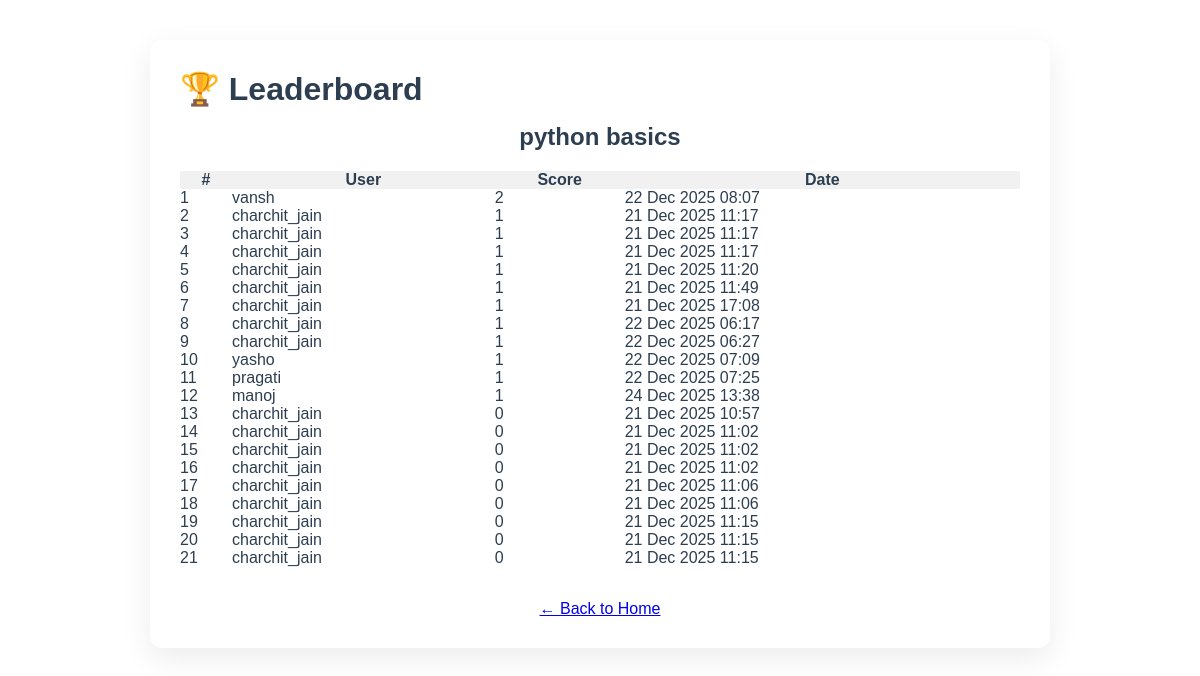
/leaderboard/1/, run on the app's committed database.
### quiz/models.py (models this page shows, shortened)
class Quiz(models.Model):
    title = models.CharField(max_length=200)
    description = models.TextField()
    duration = models.IntegerField(default=10,help_text="Duration in minutes")

class Result(models.Model):
    user = models.ForeignKey(User, on_delete=models.CASCADE)
    quiz = models.ForeignKey(Quiz, on_delete=models.CASCADE)
    score = models.IntegerField()
    created_at = models.DateTimeField(auto_now_add=True)

### quiz/views.py (the view)
# urls.py: path("leaderboard/<int:quiz_id>/", views.leaderboard, name="leaderboard"),
def leaderboard(request, quiz_id):
    quiz = get_object_or_404(Quiz, id=quiz_id)
    results = Result.objects.filter(
        quiz=quiz
    ).select_related("user").order_by(
        "-score", "created_at"
    )
    return render(request, "quiz/leaderboard.html", {
        "quiz": quiz,
        "results": results
    })

### quiz/templates/quiz/leaderboard.html (shortened to what this page needs)
{% load static %}
<!DOCTYPE html>
<html>
<head>
    <link rel="stylesheet" href="{% static 'quiz/style.css' %}">
</head>
<body>
<div class="container">
    <h1>🏆 Leaderboard</h1>
    <h2>{{ quiz.title }}</h2>
    {% if results %}
        <table style="width:100%; border-collapse: collapse;">
            <tr style="background:#f1f1f1;">
                <th>#</th>
                <th>User</th>
                <th>Score</th>
                <th>Date</th>
            </tr>
            {% for r in results %}
            <tr>
                <td>{{ forloop.counter }}</td>
                <td>{{ r.user.username }}</td>
                <td>{{ r.score }}</td>
                <td>{{ r.created_at|date:"d M Y H:i" }}</td>
            </tr>
            {% endfor %}
        </table>
    {% else %}
        <p>No attempts yet.</p>
    {% endif %}
    <br>
    <a href="/">← Back to Home</a>
</div>
</body>
</html>

### quiz/static/quiz/style.css (style rules this page uses)
body { background: white !important; }
* { margin: 0; padding: 0; box-sizing: border-box; }
body { font-family: "Inter", "Segoe UI", sans-serif; background: #f4f6f9; color: #2c3e50; }
.container { max-width: 900px; margin: 40px auto; background: #ffffff; padding: 30px; border-radius: 12px; box-shadow: 0 10px 30px rgba(0,0,0,0.08); }
h1, h2 { margin-bottom: 15px; }
body { font-family: Arial, sans-serif; background: #f4f6f8; }
h2 { text-align: center; margin-bottom: 20px; }
a { display: block; text-align: center; margin-top: 15px; }

### data on the page
Quiz: title "python basics"
Result: user.username "vansh", score "2", created_at "22 Dec 2025 08:07"
Result: user.username "charchit_jain", score "1", created_at "21 Dec 2025 11:17"
Result: user.username "charchit_jain", score "1", created_at "21 Dec 2025 11:17"
Result: user.username "charchit_jain", score "1", created_at "21 Dec 2025 11:17"
Result: user.username "charchit_jain", score "1", created_at "21 Dec 2025 11:20"
Result: user.username "charchit_jain", score "1", created_at "21 Dec 2025 11:49"
Result: user.username "charchit_jain", score "1", created_at "21 Dec 2025 17:08"
Result: user.username "charchit_jain", score "1", created_at "22 Dec 2025 06:17"
Result: user.username "charchit_jain", score "1", created_at "22 Dec 2025 06:27"
Result: user.username "yasho", score "1", created_at "22 Dec 2025 07:09"
Result: user.username "pragati", score "1", created_at "22 Dec 2025 07:25"
Result: user.username "manoj", score "1", created_at "24 Dec 2025 13:38"
Result: user.username "charchit_jain", score "0", created_at "21 Dec 2025 10:57"
Result: user.username "charchit_jain", score "0", created_at "21 Dec 2025 11:02"
Result: user.username "charchit_jain", score "0", created_at "21 Dec 2025 11:02"
Result: user.username "charchit_jain", score "0", created_at "21 Dec 2025 11:02"
Result: user.username "charchit_jain", score "0", created_at "21 Dec 2025 11:06"
Result: user.username "charchit_jain", score "0", created_at "21 Dec 2025 11:06"
Result: user.username "charchit_jain", score "0", created_at "21 Dec 2025 11:15"
Result: user.username "charchit_jain", score "0", created_at "21 Dec 2025 11:15"
Result: user.username "charchit_jain", score "0", created_at "21 Dec 2025 11:15"
